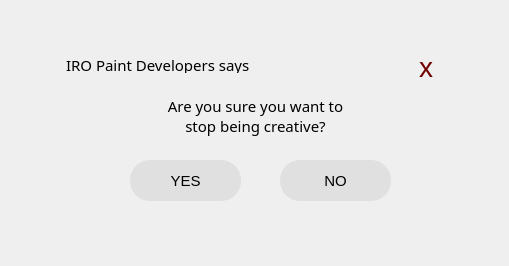
<?xml version="1.0" encoding="UTF-8"?>
<ui version="4.0">
 <class>Dialog</class>
 <widget class="QDialog" name="Dialog">
  <property name="geometry">
   <rect>
    <x>0</x>
    <y>0</y>
    <width>509</width>
    <height>266</height>
   </rect>
  </property>
  <property name="windowTitle">
   <string>Dialog</string>
  </property>
  <widget class="QLabel" name="background">
   <property name="geometry">
    <rect>
     <x>50</x>
     <y>40</y>
     <width>411</width>
     <height>181</height>
    </rect>
   </property>
   <property name="styleSheet">
    <string notr="true">background-image: url(:/stockes/resources/MessageboxFinal.png);</string>
   </property>
   <property name="text">
    <string/>
   </property>
  </widget>
  <widget class="QPushButton" name="rectangleBtn">
   <property name="geometry">
    <rect>
     <x>130</x>
     <y>160</y>
     <width>111</width>
     <height>41</height>
    </rect>
   </property>
   <property name="font">
    <font>
     <pointsize>11</pointsize>
     <italic>false</italic>
     <bold>false</bold>
    </font>
   </property>
   <property name="cursor">
    <cursorShape>PointingHandCursor</cursorShape>
   </property>
   <property name="styleSheet">
    <string notr="true">background-color: #e0e0e0;
color: black;
border-radius: 20px;
font: 11pt &quot;Montserrat&quot;;</string>
   </property>
   <property name="text">
    <string>YES</string>
   </property>
  </widget>
  <widget class="QPushButton" name="rectangleBtn_2">
   <property name="geometry">
    <rect>
     <x>280</x>
     <y>160</y>
     <width>111</width>
     <height>41</height>
    </rect>
   </property>
   <property name="font">
    <font>
     <pointsize>11</pointsize>
     <italic>false</italic>
     <bold>false</bold>
    </font>
   </property>
   <property name="cursor">
    <cursorShape>PointingHandCursor</cursorShape>
   </property>
   <property name="styleSheet">
    <string notr="true">background-color: #e0e0e0;
color: black;
border-radius: 20px;
font: 11pt &quot;Montserrat&quot;;</string>
   </property>
   <property name="text">
    <string>NO</string>
   </property>
  </widget>
  <widget class="QPushButton" name="closeBtn">
   <property name="geometry">
    <rect>
     <x>419</x>
     <y>56</y>
     <width>20</width>
     <height>21</height>
    </rect>
   </property>
   <property name="sizePolicy">
    <sizepolicy hsizetype="Maximum" vsizetype="Fixed">
     <horstretch>0</horstretch>
     <verstretch>0</verstretch>
    </sizepolicy>
   </property>
   <property name="font">
    <font>
     <pointsize>21</pointsize>
     <italic>false</italic>
     <bold>false</bold>
     <kerning>false</kerning>
    </font>
   </property>
   <property name="cursor">
    <cursorShape>PointingHandCursor</cursorShape>
   </property>
   <property name="layoutDirection">
    <enum>Qt::LeftToRight</enum>
   </property>
   <property name="styleSheet">
    <string notr="true">border-radius:10px;
color: #710101;
text-align: left;
font: 21pt &quot;IROicons&quot;;</string>
   </property>
   <property name="text">
    <string>x</string>
   </property>
   <property name="checkable">
    <bool>false</bool>
   </property>
   <property name="default">
    <bool>false</bool>
   </property>
   <property name="flat">
    <bool>false</bool>
   </property>
  </widget>
  <widget class="QLabel" name="label">
   <property name="geometry">
    <rect>
     <x>110</x>
     <y>90</y>
     <width>291</width>
     <height>51</height>
    </rect>
   </property>
   <property name="font">
    <font>
     <family>Montserrat</family>
     <pointsize>11</pointsize>
     <italic>false</italic>
     <bold>false</bold>
    </font>
   </property>
   <property name="styleSheet">
    <string notr="true"> text-align: center;
color: #000;
font: 11pt &quot;Montserrat&quot;;</string>
   </property>
   <property name="text">
    <string>Are you sure you want to
stop being creative?</string>
   </property>
   <property name="alignment">
    <set>Qt::AlignCenter</set>
   </property>
  </widget>
  <widget class="QLabel" name="label_2">
   <property name="geometry">
    <rect>
     <x>66</x>
     <y>57</y>
     <width>201</width>
     <height>16</height>
    </rect>
   </property>
   <property name="font">
    <font>
     <family>Montserrat Light</family>
     <pointsize>11</pointsize>
    </font>
   </property>
   <property name="text">
    <string>IRO Paint Developers says</string>
   </property>
  </widget>
 </widget>
 <resources/>
 <connections>
  <connection>
   <sender>closeBtn</sender>
   <signal>clicked()</signal>
   <receiver>Dialog</receiver>
   <slot>reject()</slot>
   <hints>
    <hint type="sourcelabel">
     <x>433</x>
     <y>68</y>
    </hint>
    <hint type="destinationlabel">
     <x>529</x>
     <y>44</y>
    </hint>
   </hints>
  </connection>
 </connections>
</ui>
